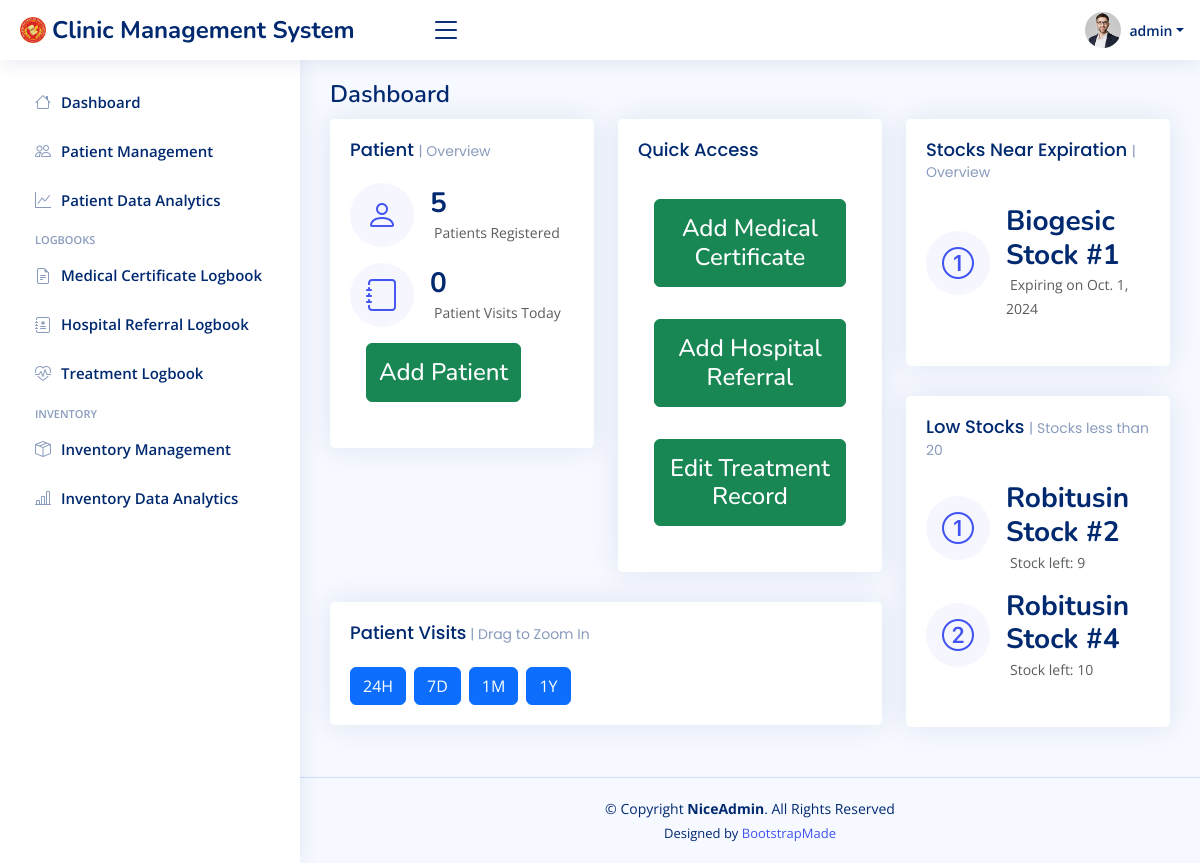
Page /dashboard/ (signed in) on the earlier database version.
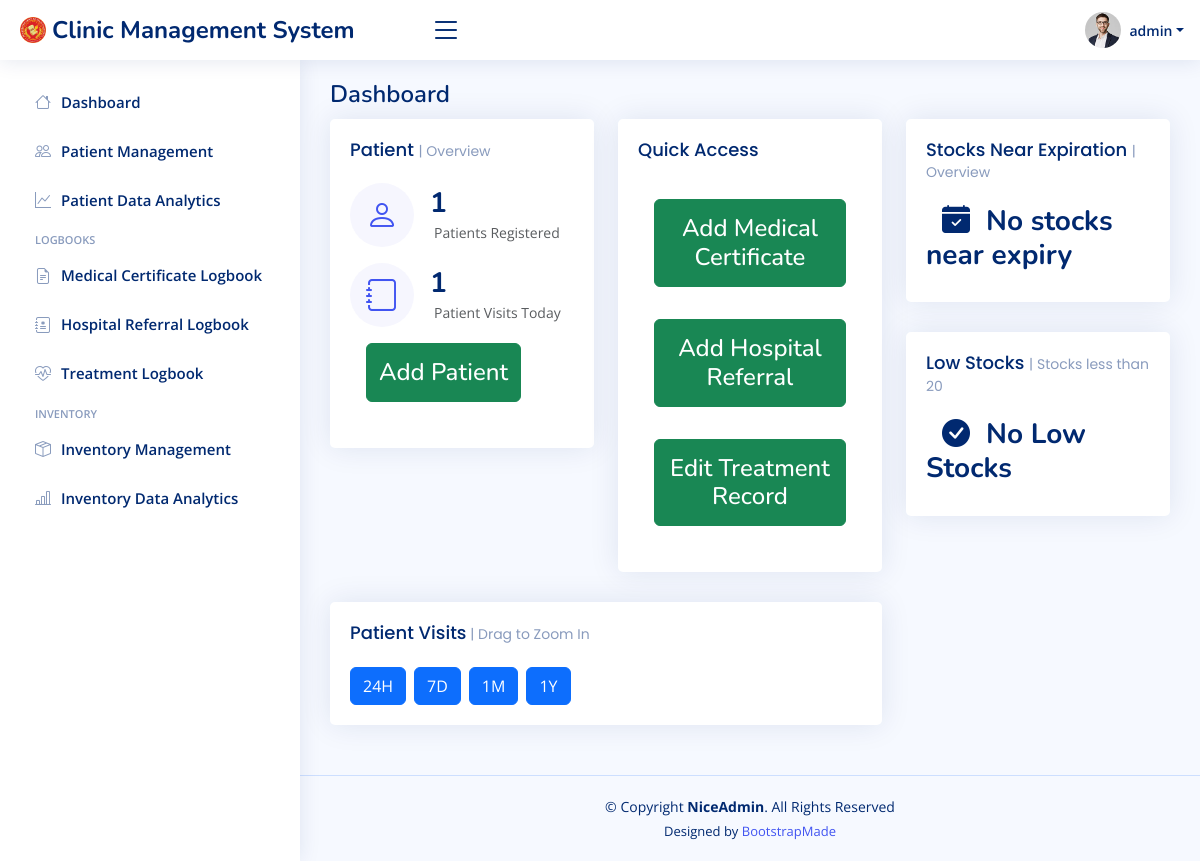
Same page on the later database version.
### cms/models.py (models this page shows, shortened)
class Stock(models.Model):
    created_at = models.DateTimeField(auto_now_add=True)
    updated_at = models.DateTimeField(auto_now=True)
    medicine = models.ForeignKey("Medicine", on_delete=models.RESTRICT)
    stock_quantity = models.PositiveIntegerField(default=0)
    choices = [
        ("box", "Box"),
        ("piece", "Piece"),
    ]
    unit = models.CharField(max_length=5, choices=choices)
    quantity_per_unit = models.PositiveIntegerField(default=1)
    expiration_date = models.DateField()
    initial_stocks = models.PositiveIntegerField(blank=True, null=True)
    current_stock = models.PositiveIntegerField(blank=True, null=True)
    provider = models.CharField(max_length=100, blank=True, null=True)
    provider_updated = models.CharField(max_length=100, blank=True)
    disposed = models.BooleanField(default=False)
    def __str__(self):
        return f'{self.medicine.brand_name} Stock #{self.id}'

class Medicine(models.Model):
    created_at = models.DateTimeField(auto_now_add=True)
    updated_at = models.DateTimeField(auto_now=True)
    brand_name = models.CharField(max_length=100)
    generic_name = models.CharField(max_length=100)
    dosage_form = models.CharField(max_length=100)
    dosage_strength = models.CharField(max_length=100)
    provider = models.CharField(max_length=100, blank=True, null=True)
    provider_updated = models.CharField(max_length=100, blank=True)

### cms/views.py (the view)
# urls.py: path('dashboard/', views.dashboard_view, name="Dashboard"),
@login_required(login_url="Login")
def dashboard_view(request):
    today = timezone.localdate()
    one_month_later = today + timedelta(days=30)
    number_of_patients = patient.objects.all().count()
    treatment_count = Treatment_logbook.objects.filter(created_at__date=today).count()
    referral_count = Referral.objects.filter(created_at__date=today).count()
    medical_certificate_count = Medicalcertificate_logbook.objects.filter(created_at__date=today).count()
    total_records_today = treatment_count + referral_count + medical_certificate_count
    expiring_stocks = Stock.objects.filter(expiration_date__lte=one_month_later, current_stock__gt=0, disposed=False).order_by('expiration_date')
    low_stocks = Stock.objects.filter(current_stock__lt=20, current_stock__gt=0, disposed=False)
    context = {
        'number_of_patients': number_of_patients,
        'total_records_today': total_records_today,
        'expiring_stocks': expiring_stocks,
        'low_stocks': low_stocks,
    }
    return render(request, 'cms/MainMenu.html', context)

### cms/templates/cms/MainMenu.html (shortened to what the changed rows need)
{% extends "cms/base.html" %}
{% block content %}
<div class="pagetitle">
    <h1>Dashboard</h1>
</div>
<section class="section dashboard">
    <div class="row">
        <div class="col-lg-8">
            <div class="row">
                <div class="col-6">
                    <div class="card info-card sales-card">
                    <div class="card-body">
                    <div class="d-flex align-items-center mb-3">
                        <div class="ps-3">
                            <h6>{{number_of_patients}}</h6>
                            <span class="text-muted small pt-2 ps-1">Patients Registered</span>
                        </div>
                    </div>
                    <div class="d-flex align-items-center">
                        <div class="ps-3">
                            <h6>{{total_records_today}}</h6>
                            <span class="text-muted small pt-2 ps-1">Patient Visits Today</span>
                        </div>
                    </div>
                    </div>
                    </div>
                </div>
            </div>
        </div>
        <div class="col-lg-4">
            <div class="card info-card sales-card">
                <div class="card-body">
                <h5 class="card-title">Stocks Near Expiration <span>| Overview</span></h5>
                {% for object in expiring_stocks %}
                    <div class="d-flex align-items-center mb-3">
                        <div class="card-icon rounded-circle d-flex align-items-center justify-content-center">
                        <i class="bi bi-{{ forloop.counter }}-circle"></i>
                        </div>
                        <div class="ps-3">
                        <h6>{{ object }}</h6>
                        <span class="text-muted small pt-2 ps-1">Expiring on {{ object.expiration_date }}</span>
                        </div>
                    </div>
                {% empty %}
                    <h6><i class="bi bi-calendar-check-fill mx-3"></i>No stocks near expiry</h6>
                {% endfor %}
                </div>
            </div>
            <div class="card info-card sales-card">
                <div class="card-body">
                <h5 class="card-title">Low Stocks <span>| Stocks less than 20</span></h5>
                {% for object in low_stocks %}
                    <div class="d-flex align-items-center mb-3">
                        <div class="card-icon rounded-circle d-flex align-items-center justify-content-center">
                        <i class="bi bi-{{ forloop.counter }}-circle"></i>
                        </div>
                        <div class="ps-3">
                        <h6>{{ object }}</h6>
                        <span class="text-muted small pt-2 ps-1">Stock left: {{ object.current_stock }}</span>
                        </div>
                    </div>
                {% empty %}
                    <h6><i class="bi bi-check-circle-fill mx-3"></i>No Low Stocks</h6>
                {% endfor %}
                </div>
            </div>
        </div>
    </div>
{% endblock content %}

Differences in the rows shown:
removed Stock: medicine+id "Biogesic Stock #1", expiration_date "Oct. 1, 2024", shown under "Stocks Near Expiration | Overview"
no longer on this page (row edited): Stock: medicine+id "Robitusin Stock #2", current_stock "9", shown under "Low Stocks | Stocks less than 20"
removed Stock: medicine+id "Robitusin Stock #4", current_stock "10", shown under "Low Stocks | Stocks less than 20"
Other differences:
{{ number_of_patients }}: "5" → "1"
{{ total_records_today }}: "0" → "1"
text now shown: "No stocks near expiry No Low Stocks"
